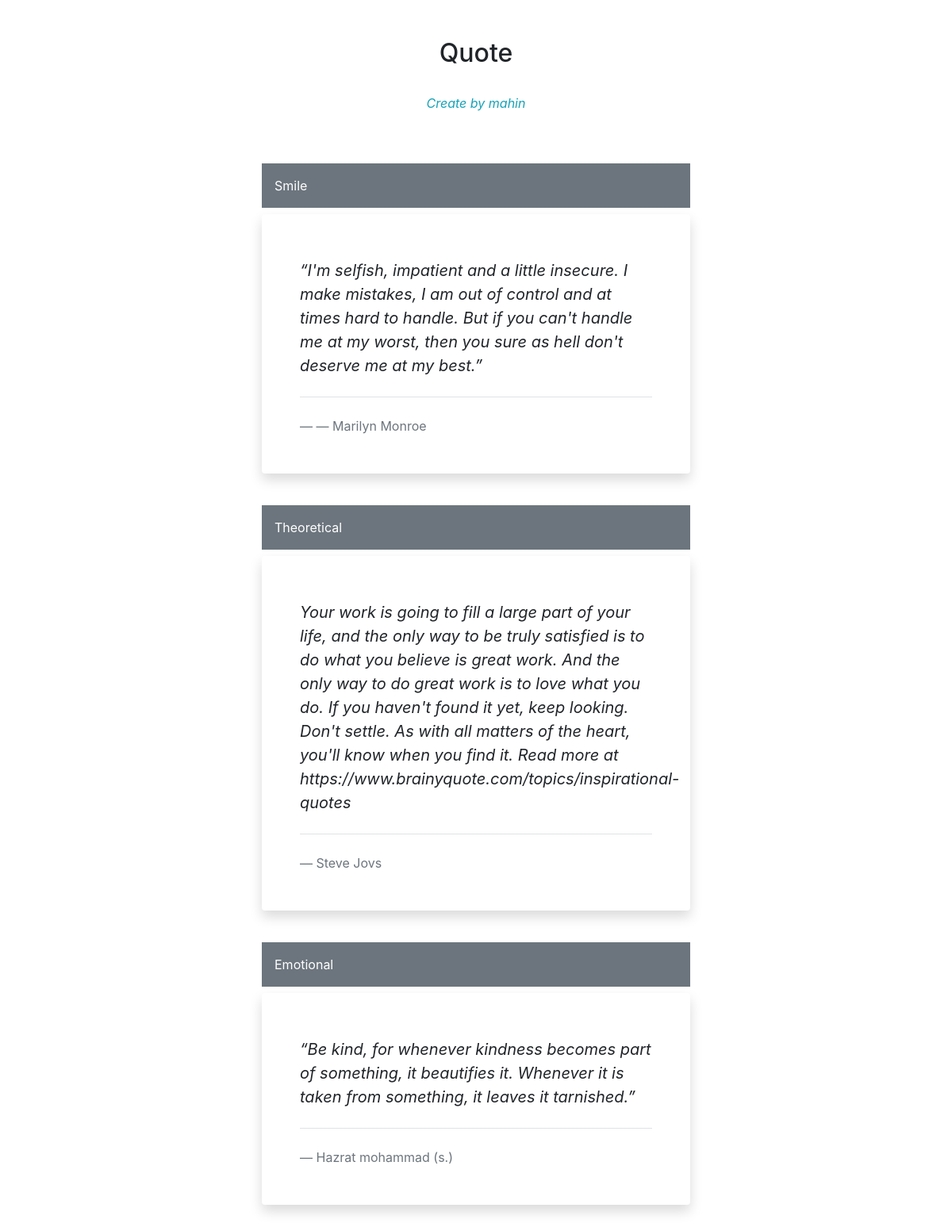
The page / on the database its author committed.
### quotes/models.py (models this page shows, shortened)
class quote(models.Model):
    quote= models.TextField()
    author=models.CharField(max_length=200)
    quote_catagory=models.ForeignKey(
        'QuoteCategory',
        on_delete=models.CASCADE
    )

class QuoteCategory(models.Model):
    title = models.CharField(max_length=50)

### quotes/views.py (the view)
# urls.py: path('',views.HomeView.as_view(),name='home' ),
class HomeView(ListView):
    template_name='home.html'
    model= quote
    def get_queryset(self):
        query_set =super().get_queryset()
        return query_set.select_related
        ('quote_category')

### templates/home.html (shortened to what this page needs)
{% extends 'base.html' %}
{% block body  %}
<section class="py-5">
    <div class="container">
        <div class="row">
            <div class="col-lg-6 mx-auto">
                <header class="text-center pb-5">
                    <h1 class="h2"> Quote </h1>
                    <p><br> <a href="https://bootstrapious.com/snippets" class="font-italic text-info">Create by mahin</a></p>
                </header>
            </div>
        </div>
            {% for quote in object_list %}
        <div class="row">
            <div class="col-lg-6 mx-auto">
                    <div class="p-3 mb-2 bg-secondary text-white">{{ quote.quote_catagory.title }}</div>
                <blockquote class="blockquote blockquote-custom bg-white p-5 shadow rounded">
                    <p class="mb-0 mt-2 font-italic">{{quote.quote}} <a href="#" class="text-info"></a></p>
                    <footer class="blockquote-footer pt-4 mt-4 border-top">{{quote.author}}
                    </footer>
                </blockquote>
            </div>
        </div>
        <br>
        {% endfor %}
    </div>
</section>
{% endblock %}

### rows shown on the page
quote: quote_catagory "Smile", quote "“I'm selfish, impatient and a little insecure. I make mistakes, I am out of control and at times hard to handle. But if you can't handle me at my worst, then you sure as hell don't deserve me at my best.”", author "― Marilyn Monroe"
quote: quote_catagory "Theoretical", quote "Your work is going to fill a large part of your life, and the only way to be truly satisfied is to do what you believe is great work. And the only way to do great work is to love what you do. If you haven't found it yet, keep looking. Don't settle. As with all matters of the heart, you'll know when you find it. Read more at https://www.brainyquote.com/topics/inspirational-quotes", author "Steve Jovs"
quote: quote_catagory "Emotional", quote "“Be kind, for whenever kindness becomes part of something, it beautifies it. Whenever it is taken from something, it leaves it tarnished.”", author "Hazrat mohammad (s.)"
